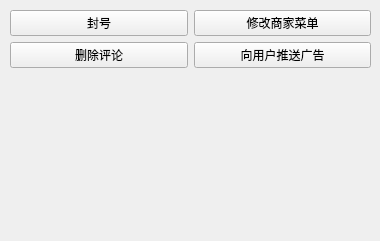
<?xml version="1.0" encoding="UTF-8"?>
<ui version="4.0">
 <class>superuser_main</class>
 <widget class="QWidget" name="superuser_main">
  <property name="geometry">
   <rect>
    <x>0</x>
    <y>0</y>
    <width>380</width>
    <height>241</height>
   </rect>
  </property>
  <property name="windowTitle">
   <string>Form</string>
  </property>
  <widget class="QWidget" name="gridLayoutWidget">
   <property name="geometry">
    <rect>
     <x>10</x>
     <y>10</y>
     <width>361</width>
     <height>221</height>
    </rect>
   </property>
   <layout class="QGridLayout" name="gridLayout">
    <item row="1" column="0">
     <widget class="QPushButton" name="pushButton_2">
      <property name="text">
       <string>删除评论</string>
      </property>
     </widget>
    </item>
    <item row="0" column="1">
     <widget class="QPushButton" name="pushButton_3">
      <property name="text">
       <string>修改商家菜单</string>
      </property>
     </widget>
    </item>
    <item row="0" column="0">
     <widget class="QPushButton" name="pushButton">
      <property name="text">
       <string>封号</string>
      </property>
     </widget>
    </item>
    <item row="1" column="1">
     <widget class="QPushButton" name="pushButton_4">
      <property name="text">
       <string>向用户推送广告</string>
      </property>
     </widget>
    </item>
    <item row="2" column="0">
     <spacer name="verticalSpacer">
      <property name="orientation">
       <enum>Qt::Orientation::Vertical</enum>
      </property>
      <property name="sizeHint" stdset="0">
       <size>
        <width>20</width>
        <height>40</height>
       </size>
      </property>
     </spacer>
    </item>
   </layout>
  </widget>
 </widget>
 <resources/>
 <connections/>
</ui>
